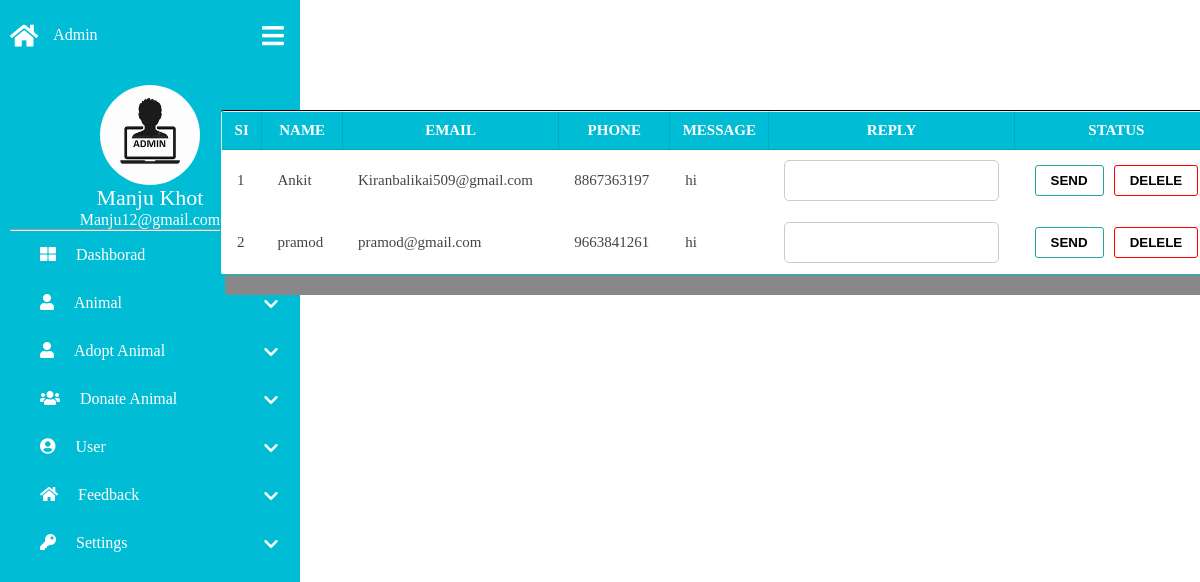
Screenshot of /view-feedback.php (signed in) with the database file from the repository.
### tables this page shows
CREATE TABLE `feedback` (
  `f_id` int(10) NOT NULL,
  `name` varchar(50) DEFAULT NULL,
  `mail` varchar(50) DEFAULT NULL,
  `phone` varchar(400) NOT NULL,
  `message` varchar(50) DEFAULT NULL,
  `reply` varchar(400) NOT NULL
);

### view-feedback.php (the view, shortened to what this page needs)
<?php
$conn=mysqli_connect('localhost','root','','oaa1');
if(isset( $_SESSION['username']))
{
?>
<html>
	<head>
		<link rel="stylesheet" type="text/css" href="CSS2/k.css"/>
		<link rel="stylesheet" href="https://use.fontawesome.com/releases/v6.4.0/css/all.css">
	    <link rel="stylesheet" href="https://cdnjs.cloudflare.com/ajax/libs/font-awesome/5.15.2/css/all.min.css"/>
	</head>
	<body>
	 <div class="side-bar">
	     <div class="logo-content">
	   <div class="logo">
	   <i id="icon-home" class="fa fa-home"></i>
	   <div class="icon-name">Admin</div>
	   </div>
	   <span id="btn"><i class="fa fa-bars"></i></span>
	   </div>
	   <div class="profile-content">
	   <div class="profile">
	   <div class="profile-details">
	   <img src="IMAGES1/admin.jpg" alt="">
	   <div class="name-job">
	   <div class="name">Manju Khot</div>
	   <div class="email">Manju12@gmail.com</div>
	   </div>
	   </div>
	   </div>
	   </div>
	      <hr>
	    <div class="item"><a href="k.php"><i class="fa fa-th-large"></i>Dashborad</a></div>
	    <div class="item"><a class="dropdown-toggle"><i class="fa fa-user"></i>Animal<i class="fas fa-chevron-down"></i></a>
				</div>
		<div class="item"><a class="dropdown-toggle"><i class="fa fa-user"></i>Adopt Animal<i class="fas fa-chevron-down"></i></a>
				</div>
		<div class="item"><a class="dropdown-toggle"><i class="fa fa-users"></i>Donate Animal<i class="fas fa-chevron-down"></i></a>
				</div>
		<div class="item"><a class="dropdown-toggle"><i class="fa fa-user-circle"></i>User<i class="fas fa-chevron-down"></i></a>
				</div>
		<div class="item"><a class="dropdown-toggle"><i class="fas fa-home"></i>Feedback<i class="fas fa-chevron-down"></i></a>
		</div>
		 <div class="item"><a class="dropdown-toggle"><i class="fa fa-key"></i>Settings<i class="fas fa-chevron-down"></i></a>
		</div>
	</div>
<div class="table_responsive">
    <table>
      <thead>
        <tr>
          <th>SI</th>
          <th>NAME</th>
          <th>EMAIL</th>
          <th>PHONE</th>
          <th>MESSAGE</th>
          <th>REPLY</th>
          <th>STATUS</th>
        </tr>
      </thead>
<?php
$sql="select * from feedback";
$res=mysqli_query($conn,$sql);
$rows=mysqli_num_rows($res);
if($rows<1)
{
	echo "<tr>";
	echo"<td colspan='6'><center>No data found</center></td>";
	echo"</tr>";
}
else
{
	$sl=1;
	while($row=mysqli_fetch_array($res))
	{
?>
      <tbody>
        <tr>
		<form method="POST">
          <td><?php echo $sl;?></td>
          <td><?php echo $row['name'];?></td>
		    <td><?php echo $row['mail'];?></td>
          <td><?php echo $row['phone'];?></td>
          <td><?php echo $row['message'];?> </td>
		  <td><input type="text" name="rp"></td>
          <td>
            <span class="action_btn">
			<button name="send">   <a style="color:black;" name="send" >SEND</a></button>
			<button name="delete">   <a style="color:black;" name="delete" >DELELE</a></button>
            </span>
          </td>
		  </form>
        </tr>
	</tbody>
<?php
	$sl=$sl+1;
	}
}
?>
    </table>
  </div>
	</body>
</html>
<?php
}
else
{
	header('location:../admin.php');
}
?>

### k.css (style rules this page uses)
* { margin:0; padding:0; box-sizing:border-box; }
body { position:relative; min-height:100vh; width:100%; overflow:fixed; }
.side-bar { position:fixed; top:0; left:0; height:100%; width:300px; background:#00bcd4; padding:10px 10px; transition:all 0.5s ease; }
.side-bar .logo-content .logo { color:white; display:flex; height:50px; width:100%; align-items:center; pointer-events:none; }
.logo-content .logo #icon-home { font-size:25px; margin-right:15px; }
.side-bar #btn { position:relative; color:white; left:90%; top:-37px; font-size:25px; width:25px; text-align:center; line-height:50px; }
.side-bar .profile-content { position:relative; color:white; margin-top:30x; text-align:center; pointer-events:none; white-space:newap; }
.profile .profile-details img { width:100px; height:100px; object-fit:cover; border-radius:90px; }
.profile .profile-details .name { font-size:22px; font-weight:500; }
.side-bar .item a { color:white; padding:15px 30px; display:block; text-decoration:none; cursor:pointer; transition:all 0.4s ease; }
.side-bar .item i { margin-right:20px; }
.fa-chevron-down { position:absolute; right:0; padding:2px; }
.table_responsive { max-width: 9000px; max-height: 900px; width:1000px; border: 1px solid #00bcd4; background-color: white; padding: 15px; overflow: auto; margin: auto; border-radius: 4px; margin-top:10px; padding:0px; box-shadow:5px 20px #888888; border-top:solid 1px black; overflow:scroll; position:relative; top:100px; left:120px; }
table { width: 100%; font-size: 15px; color: #444; border-collapse: collapse; padding:10px; }
table>tbody>tr>td { border-collapse:collapse; border-color:white; }
table>thead { background-color: #00bcd4; color: #fff; }
table>thead th { padding: 10px; }
table th { border: 1px solid #00000017; transform:uppercase; }
table td { border: 1px solid #00000017; padding: 10px 15px; }
.action_btn { display: flex; justify-content: center; gap: 10px; }
.action_btn>button { text-decoration: none; color: #444; background: #fff; border: 1px solid; display: inline-block; padding: 7px 15px; font-weight: bold; border-radius: 3px; transition: 0.3s ; }
.action_btn>button:nth-child(1) { border-color: #26a69a; }
.action_btn>button:nth-child(2) { border-color: red; }
table>tbody>tr { background-color: #fff; transition: 0.3s ease-in-out; }
::placeholder { color:light-color; font-size:15px; }
input[type="text"], input[type="email"], input[type="number"], input[type="date"], input[type="file"], input[type="password"], textarea, select { width:100%; padding:12px; border:1px solid #ccc; border-radius:5px; }

### rows the page displays
feedback: name "Ankit", mail "Kiranbalikai509@gmail.com", phone "8867363197", message "hi"
feedback: name "pramod", mail "pramod@gmail.com", phone "9663841261", message "hi"
